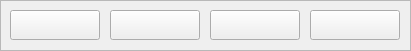
  <widget class="QFrame" name="frame">
   <property name="geometry">
    <rect>
     <x>10</x>
     <y>400</y>
     <width>411</width>
     <height>51</height>
    </rect>
   </property>
   <property name="minimumSize">
    <size>
     <width>411</width>
     <height>51</height>
    </size>
   </property>
   <property name="maximumSize">
    <size>
     <width>411</width>
     <height>51</height>
    </size>
   </property>
   <property name="frameShape">
    <enum>QFrame::StyledPanel</enum>
   </property>
   <property name="frameShadow">
    <enum>QFrame::Raised</enum>
   </property>
   <widget class="QPushButton" name="firstEntry">
    <property name="geometry">
     <rect>
      <x>10</x>
      <y>10</y>
      <width>90</width>
      <height>30</height>
     </rect>
    </property>
    <property name="minimumSize">
     <size>
      <width>90</width>
      <height>30</height>
     </size>
    </property>
    <property name="maximumSize">
     <size>
      <width>90</width>
      <height>30</height>
     </size>
    </property>
    <property name="toolTip">
     <string>First Entry</string>
    </property>
    <property name="text">
     <string/>
    </property>
    <property name="icon">
     <iconset resource="fmrd_resources.qrc">
      <normaloff>:/images/first.png</normaloff>:/images/first.png</iconset>
    </property>
   </widget>
   <widget class="QPushButton" name="prevEntry">
    <property name="geometry">
     <rect>
      <x>110</x>
      <y>10</y>
      <width>90</width>
      <height>30</height>
     </rect>
    </property>
    <property name="minimumSize">
     <size>
      <width>90</width>
      <height>30</height>
     </size>
    </property>
    <property name="maximumSize">
     <size>
      <width>90</width>
      <height>30</height>
     </size>
    </property>
    <property name="toolTip">
     <string>Previous Entry</string>
    </property>
    <property name="text">
     <string/>
    </property>
    <property name="icon">
     <iconset resource="fmrd_resources.qrc">
      <normaloff>:/images/prev.png</normaloff>:/images/prev.png</iconset>
    </property>
   </widget>
   <widget class="QPushButton" name="nextEntry">
    <property name="geometry">
     <rect>
      <x>210</x>
      <y>10</y>
      <width>90</width>
      <height>30</height>
     </rect>
    </property>
    <property name="minimumSize">
     <size>
      <width>90</width>
      <height>30</height>
     </size>
    </property>
    <property name="maximumSize">
     <size>
      <width>90</width>
      <height>30</height>
     </size>
    </property>
    <property name="toolTip">
     <string>Next Entry</string>
    </property>
    <property name="text">
     <string/>
    </property>
    <property name="icon">
     <iconset resource="fmrd_resources.qrc">
      <normaloff>:/images/next.png</normaloff>:/images/next.png</iconset>
    </property>
   </widget>
   <widget class="QPushButton" name="lastEntry">
    <property name="geometry">
     <rect>
      <x>310</x>
      <y>10</y>
      <width>90</width>
      <height>30</height>
     </rect>
    </property>
    <property name="minimumSize">
     <size>
      <width>90</width>
      <height>30</height>
     </size>
    </property>
    <property name="maximumSize">
     <size>
      <width>90</width>
      <height>30</height>
     </size>
    </property>
    <property name="toolTip">
     <string>Last Entry</string>
    </property>
    <property name="text">
     <string/>
    </property>
    <property name="icon">
     <iconset resource="fmrd_resources.qrc">
      <normaloff>:/images/last.png</normaloff>:/images/last.png</iconset>
    </property>
   </widget>
  </widget>
